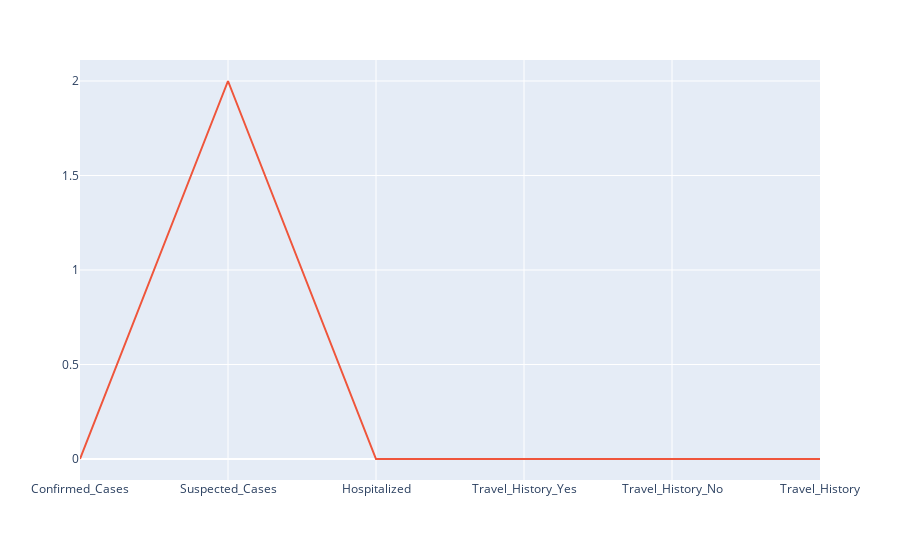
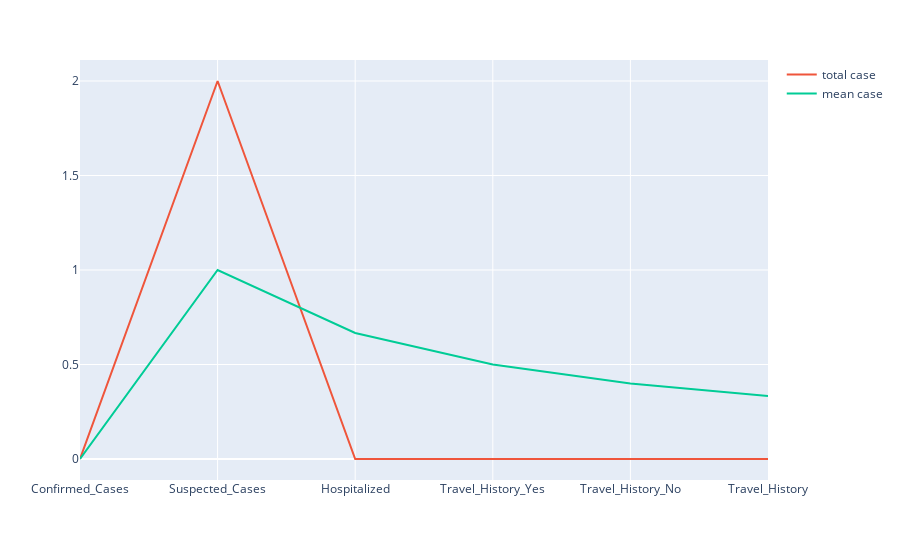

Notebook cell for these charts, in order:
### Code cell
date = list(df_1[-1:].columns[1:-1])
case = list(df_1[-1:].values[0][1:-1])
mean_case = []
for i in range(1, len(case)+1):
    mean_case.append(sum(case[:i])/i)

fig = px.line()
# fig = px.line(x=date, y=case,name='total case')
fig.add_scatter(x=date, y=case,mode='lines',name='total case')
fig.add_scatter(x=date, y=mean_case,mode='lines',name='mean case')
fig.update_layout(
    title_text='Increase of monkeypox cases',
    xaxis_title="Date",
    yaxis_title="Cases"
)

### Figure 1 — Plotly figure (JSON) as saved in the notebook; plotly's stock layout.template omitted (floating-point values rounded to 4 significant figures)
{"data": [{"hovertemplate": "<extra></extra>", "legendgroup": "", "line": {"color": "#636efa", "dash": "solid"}, "marker": {"symbol": "circle"}, "mode": "lines", "name": "", "orientation": "v", "showlegend": false, "type": "scatter", "xaxis": "x", "yaxis": "y"}, {"mode": "lines", "name": "total case", "type": "scatter", "x": ["Confirmed_Cases", "Suspected_Cases", "Hospitalized", "Travel_History_Yes", "Travel_History_No", "Travel_History"], "y": [0, 2, 0, 0, 0, 0]}], "layout": {"legend": {"tracegroupgap": 0}, "margin": {"t": 60}, "xaxis": {"anchor": "y", "domain": [0, 1]}, "yaxis": {"anchor": "x", "domain": [0, 1]}}}

### Figure 2 — Plotly figure (JSON) as saved in the notebook; plotly's stock layout.template omitted (floating-point values rounded to 4 significant figures)
{"data": [{"hovertemplate": "<extra></extra>", "legendgroup": "", "line": {"color": "#636efa", "dash": "solid"}, "marker": {"symbol": "circle"}, "mode": "lines", "name": "", "orientation": "v", "showlegend": false, "type": "scatter", "xaxis": "x", "yaxis": "y"}, {"mode": "lines", "name": "total case", "type": "scatter", "x": ["Confirmed_Cases", "Suspected_Cases", "Hospitalized", "Travel_History_Yes", "Travel_History_No", "Travel_History"], "y": [0, 2, 0, 0, 0, 0]}, {"mode": "lines", "name": "mean case", "type": "scatter", "x": ["Confirmed_Cases", "Suspected_Cases", "Hospitalized", "Travel_History_Yes", "Travel_History_No", "Travel_History"], "y": [0, 1, 0.6667, 0.5, 0.4, 0.3333]}], "layout": {"legend": {"tracegroupgap": 0}, "margin": {"t": 60}, "xaxis": {"anchor": "y", "domain": [0, 1]}, "yaxis": {"anchor": "x", "domain": [0, 1]}}}
